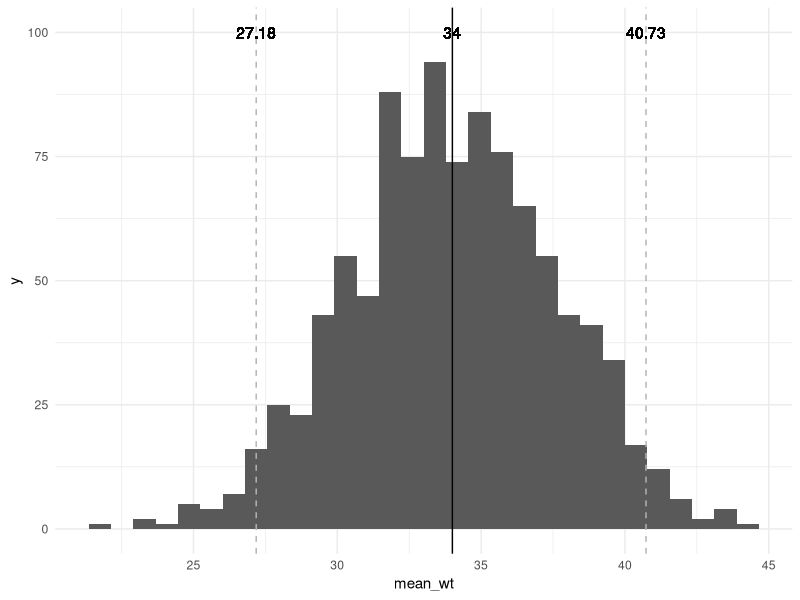
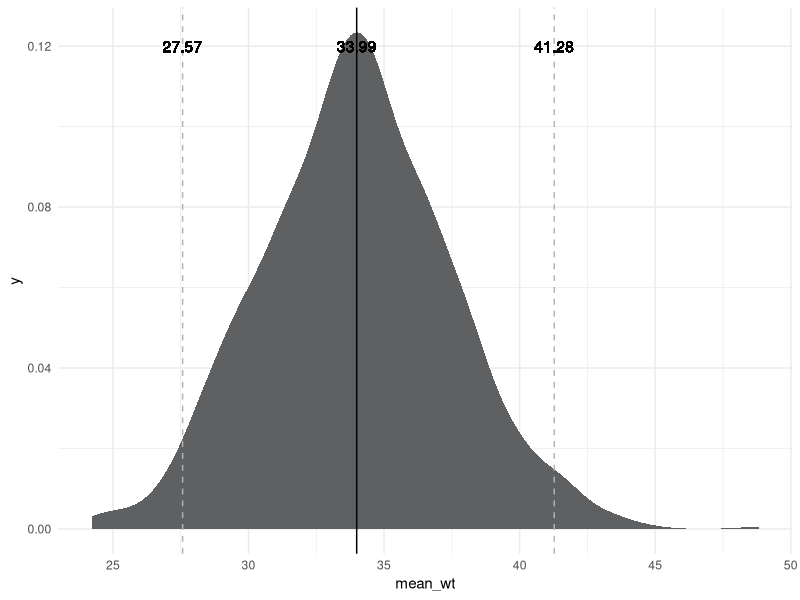

These charts were generated, in order, by the following R code:
## ---- chunk 1
library(tidyverse)
library(knitr)
library(kableExtra)

themeCols <- tibble(cols = c("grey", "orange", "green"),
                    hex = c("#5F6062", "#C98C53", "#C9DCB3"))

theme_set(theme_minimal())

## ---- chunk 2

tibble(id = c("f1", "f2", "f3", "f4"),
       weight = c(33, 30, 34, 36)) |> 
  kable(table.attr = 'data-quarto-disable-processing="true"') |>
  kable_styling(full_width = FALSE, position = "left")
  
## ---- chunk 3

tibble(calculation = c("mean weight"),
       mean = c(value = 33)) |> 
  kable(table.attr = 'data-quarto-disable-processing="true"') |>
  kable_styling(full_width = FALSE, position = "left")
  

## ---- chunk 4
set.seed(345)
plotdta <- tibble(mean_wt = rnorm(1000, mean = 34, sd = 3.5),
       mean_pop = mean(mean_wt),
       q2.5 = quantile(mean_wt, probs = 0.025),
       q97.5 = quantile(mean_wt, probs = 0.975)) 

plotdta |> 
  ggplot(aes(mean_wt))+
  geom_histogram()+
  geom_vline(xintercept = plotdta$mean_pop, colour = "black")+
  geom_vline(xintercept = plotdta$q2.5, linetype = 2, colour = "grey70")+
  geom_vline(xintercept = plotdta$q97.5, linetype = 2, colour = "grey70")+
  annotate("text", x = plotdta$mean_pop, 
           y = 100, label = round(plotdta$mean_pop, 2))+
  annotate("text", x = plotdta$q2.5, 
           y = 100, label = round(plotdta$q2.5, 2))+
  annotate("text", x = plotdta$q97.5, 
           y = 100, label = round(plotdta$q97.5, 2))


## ---- chunk 5

n <- 40
r <- 30

x <- factorial(n)/(factorial(r)*factorial(n-r))

## ---- chunk 6
#| echo: true

n <- 40
r <- 30

x <- factorial(n)/(factorial(r)*factorial(n-r))

## ---- chunk 7

tibble(sample_1 = c("f1", "f1", "f1", "f2", "f4", "..."),
       sample_2 = c("f1", "f2", "f2", "f3", "f3", "...")) |> 
  kable(table.attr = 'data-quarto-disable-processing="true"') |>
  kable_styling(full_width = FALSE, position = "left")
 


## ---- chunk 8

set.seed(3405)
plotdta <- tibble(mean_wt = rnorm(1000, mean = 34, sd = 3.5),
       mean_pop = mean(mean_wt),
       q2.5 = quantile(mean_wt, probs = 0.025),
       q97.5 = quantile(mean_wt, probs = 0.975)) 

plotdta |> 
  ggplot(aes(mean_wt))+
  geom_density(fill = themeCols$hex[1], colour = NA)+
  geom_vline(xintercept = plotdta$mean_pop, colour = "black")+
  geom_vline(xintercept = plotdta$q2.5, linetype = 2, colour = "grey70")+
  geom_vline(xintercept = plotdta$q97.5, linetype = 2, colour = "grey70")+
  annotate("text", x = plotdta$mean_pop, 
           y = 0.12, label = round(plotdta$mean_pop, 2))+
  annotate("text", x = plotdta$q2.5, 
           y = 0.12, label = round(plotdta$q2.5, 2))+
  annotate("text", x = plotdta$q97.5, 
           y = 0.12, label = round(plotdta$q97.5, 2))


## ---- chunk 9
# 
# set.seed(3405)
# plotdta <- tibble(mean_wt = rnorm(1000, mean = 34, sd = 3.5),
#        mean_pop = mean(mean_wt),
#        q2.5 = quantile(mean_wt, probs = 0.025),
#        q97.5 = quantile(mean_wt, probs = 0.975)) 
# 
# plotdta |> 
#   ggplot(aes(mean_wt))+
#   geom_density(fill = themeCols$hex[1], colour = NA)+
#   geom_vline(xintercept = plotdta$mean_pop, colour = "black")+
#   geom_vline(xintercept = plotdta$q2.5, linetype = 2, colour = "grey70")+
#   geom_vline(xintercept = plotdta$q97.5, linetype = 2, colour = "grey70")+
#   annotate("text", x = plotdta$mean_pop, 
#            y = 0.12, label = round(plotdta$mean_pop, 2))+
#   annotate("text", x = plotdta$q2.5, 
#            y = 0.12, label = round(plotdta$q2.5, 2))+
#   annotate("text", x = plotdta$q97.5, 
#            y = 0.12, label = round(plotdta$q97.5, 2))
